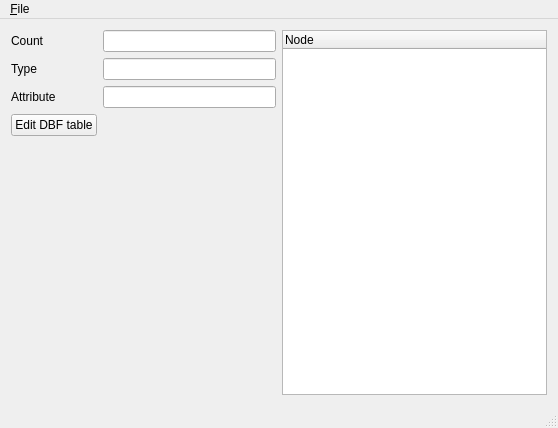
<?xml version="1.0" encoding="UTF-8"?>
<ui version="4.0">
 <class>MainWindow</class>
 <widget class="QMainWindow" name="MainWindow">
  <property name="geometry">
   <rect>
    <x>0</x>
    <y>0</y>
    <width>558</width>
    <height>428</height>
   </rect>
  </property>
  <property name="windowTitle">
   <string>Shapefile test</string>
  </property>
  <property name="styleSheet">
   <string notr="true"/>
  </property>
  <widget class="QWidget" name="centralWidget">
   <layout class="QHBoxLayout" name="horizontalLayout_2">
    <item>
     <layout class="QHBoxLayout" name="horizontalLayout" stretch="0,0">
      <property name="sizeConstraint">
       <enum>QLayout::SetDefaultConstraint</enum>
      </property>
      <item>
       <layout class="QFormLayout" name="formLayout">
        <property name="fieldGrowthPolicy">
         <enum>QFormLayout::AllNonFixedFieldsGrow</enum>
        </property>
        <item row="0" column="0">
         <widget class="QLabel" name="countLabel">
          <property name="text">
           <string>Count</string>
          </property>
         </widget>
        </item>
        <item row="0" column="1">
         <widget class="QLineEdit" name="shapeEntityCount">
          <property name="readOnly">
           <bool>true</bool>
          </property>
         </widget>
        </item>
        <item row="1" column="0">
         <widget class="QLabel" name="typeLabel">
          <property name="text">
           <string>Type</string>
          </property>
         </widget>
        </item>
        <item row="1" column="1">
         <widget class="QLineEdit" name="shapeType">
          <property name="readOnly">
           <bool>true</bool>
          </property>
         </widget>
        </item>
        <item row="2" column="0">
         <widget class="QLabel" name="fields">
          <property name="text">
           <string>Attribute</string>
          </property>
         </widget>
        </item>
        <item row="2" column="1">
         <widget class="QLineEdit" name="fieldsCount"/>
        </item>
        <item row="3" column="0">
         <widget class="QPushButton" name="dbfButton">
          <property name="text">
           <string>Edit DBF table</string>
          </property>
         </widget>
        </item>
       </layout>
      </item>
      <item>
       <widget class="QTreeWidget" name="treeWidget">
        <property name="sizePolicy">
         <sizepolicy hsizetype="Expanding" vsizetype="Expanding">
          <horstretch>0</horstretch>
          <verstretch>1</verstretch>
         </sizepolicy>
        </property>
        <column>
         <property name="text">
          <string notr="true">Node</string>
         </property>
        </column>
       </widget>
      </item>
     </layout>
    </item>
   </layout>
  </widget>
  <widget class="QMenuBar" name="menuBar">
   <property name="geometry">
    <rect>
     <x>0</x>
     <y>0</y>
     <width>558</width>
     <height>21</height>
    </rect>
   </property>
   <widget class="QMenu" name="menu_File">
    <property name="title">
     <string>&amp;File</string>
    </property>
    <addaction name="actionOpen"/>
    <addaction name="separator"/>
    <addaction name="actionExit"/>
   </widget>
   <addaction name="menu_File"/>
  </widget>
  <widget class="QStatusBar" name="statusBar">
   <property name="minimumSize">
    <size>
     <width>0</width>
     <height>0</height>
    </size>
   </property>
  </widget>
  <action name="actionOpen">
   <property name="text">
    <string>&amp;Open</string>
   </property>
  </action>
  <action name="actionExit">
   <property name="text">
    <string>E&amp;xit</string>
   </property>
  </action>
 </widget>
 <layoutdefault spacing="6" margin="11"/>
 <resources/>
 <connections>
  <connection>
   <sender>actionExit</sender>
   <signal>triggered()</signal>
   <receiver>MainWindow</receiver>
   <slot>close()</slot>
   <hints>
    <hint type="sourcelabel">
     <x>-1</x>
     <y>-1</y>
    </hint>
    <hint type="destinationlabel">
     <x>298</x>
     <y>224</y>
    </hint>
   </hints>
  </connection>
  <connection>
   <sender>actionOpen</sender>
   <signal>triggered()</signal>
   <receiver>MainWindow</receiver>
   <slot>onFileOpen()</slot>
   <hints>
    <hint type="sourcelabel">
     <x>-1</x>
     <y>-1</y>
    </hint>
    <hint type="destinationlabel">
     <x>298</x>
     <y>224</y>
    </hint>
   </hints>
  </connection>
  <connection>
   <sender>treeWidget</sender>
   <signal>itemDoubleClicked(QTreeWidgetItem*,int)</signal>
   <receiver>MainWindow</receiver>
   <slot>onSelectShape(QTreeWidgetItem*,int)</slot>
   <hints>
    <hint type="sourcelabel">
     <x>675</x>
     <y>288</y>
    </hint>
    <hint type="destinationlabel">
     <x>406</x>
     <y>287</y>
    </hint>
   </hints>
  </connection>
 </connections>
 <slots>
  <slot>onFileOpen()</slot>
 </slots>
</ui>
